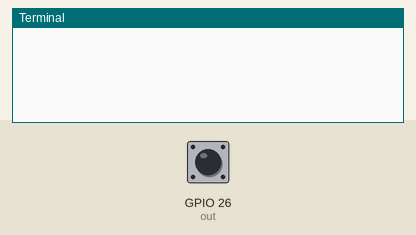
Recording of a program running on a simulated Raspberry Pi (BCM pin numbers). Parts: the last lines printed to the terminal. Inputs (shaded band) come from the test bench; at power-on: GPIO 26 (out) HIGH. The clock reads 2024-03-15 10:24:30 at power-on unless the program sets it.

Above: at 1.2 s.
1.3 s: GPIO 26 (out) pulsed LOW 5 times (0.12 s each, 0.3 s apart)
At 3.0 s:
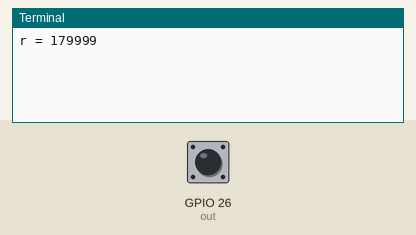
4.3 s: GPIO 26 (out) pulsed LOW 5 times (0.12 s each, 0.3 s apart)
At 6.3 s:
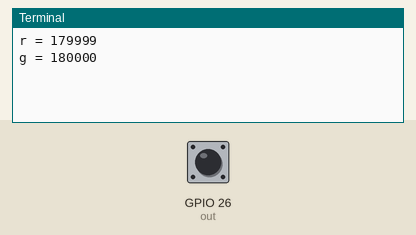

Measured:
- after the input at 1.3 s, the terminal: prints a new line after 0.90 s (image 1)
- after the input at 4.3 s, the terminal: prints a new line after 0.60 s (image 2)

The program:

helpers.py
```python
import RPi.GPIO as GPIO
import time

s2 = 19 #Raspberry pi pin 35
s3 = 13 #Raspberry pi pin 33
out = 26 #Raspberry pi pin 37

NUM_CYCLES = 10

def setup():
    GPIO.setmode(GPIO.BCM)
    GPIO.setup(out, GPIO.IN, pull_up_down=GPIO.PUD_UP)
    GPIO.setup(s2, GPIO.OUT)
    GPIO.setup(s3, GPIO.OUT)

def read_value(a0, a1):
    GPIO.output(s2, a0)
    GPIO.output(s3, a1)

    time.sleep(0.1) #Gibe the sensore some time to adjust

    #Wait for a full cycle( this will make sure we only count full cycles)
    GPIO.wait_for_edge(out, GPIO.FALLING)
    GPIO.wait_for_edge(out, GPIO.RISING)

    start = time.time()

    GPIO.wait_for_edge(out, GPIO.FALLING)

    #The time that passed while waiting for the out to change
    return(time.time() - start) * 1000000

def loop():
    while True:
        r = (int(read_value(GPIO.LOW, GPIO.LOW)))//3 * 3
        print("r =", int(read_value(GPIO.LOW, GPIO.LOW)))
        time.sleep(0.1)

        g = (int(read_value(GPIO.HIGH, GPIO.HIGH)))//3 * 3
        print("g =", int(read_value(GPIO.HIGH, GPIO.HIGH)))
        time.sleep(0.1)

        b = (int(read_value(GPIO.LOW, GPIO.HIGH)))//3 * 3
        print("b =", int(read_value(GPIO.LOW, GPIO.HIGH)))
        time.sleep(0.1)

        if (b > g) and (b > r):
            print("Blue")
        elif (g > b) and (g > r):
            print("Green")
        elif (r > g) and (r > b):
            print("Red")
        elif (r in range(g , g + 11) or r in range(g - 11 , g)) and (b < r):
            print("Yellow")

        time.sleep(1)

if __name__=='__main__':
    setup()

    try:
        loop()
    except KeyboardInterrupt:
        GPIO.cleanup()
```
